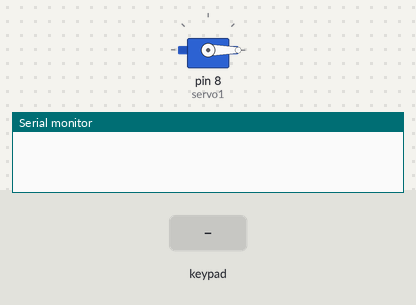
Bench run of a sketch on a simulated Arduino Uno, built with avr-gcc and run on an emulated ATmega328P. Shown: servo, the last lines printed to the serial monitor. The inputs (shaded band) are chosen by the test bench.

Above: at 1.2 s.
1.3 s: key 'A' pressed
At 2.1 s:
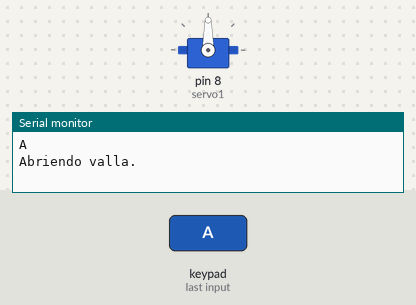
2.8 s: keypad keys 1 2 pressed 0.4 s apart
6.6 s: key 'B' pressed
8.1 s: keypad keys 1 2 # pressed 0.4 s apart
10.8 s: key 'C' pressed
12.3 s: keypad keys 1 2 * pressed 0.4 s apart
Timing chart, 0 to 15.3 s (numbered marks = the images above; inputs shaded):
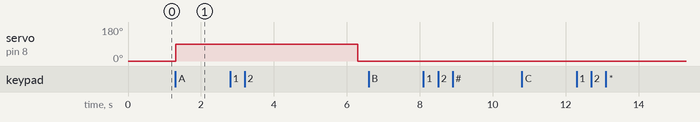

The sketch:

_2.2BotonCerrarValla.ino
```cpp
#include <Keypad.h>
#include <Servo.h>

Servo servo1;

const byte nfilas = 4;
const byte ncolumnas = 4;
char teclas[nfilas][ncolumnas] = {
  {'1', '2', '3', 'A'},
  {'4', '5', '6', 'B'},
  {'7', '8', '9', 'C'},
  {'*', '0', '#', 'D'}
};

byte pfilas[nfilas] = {2, 3, 4, 5}; // Filas
byte pcolumnas[ncolumnas] = {A0, A1, A2, A3}; //Columnas
Keypad teclado = Keypad( makeKeymap(teclas), pfilas, pcolumnas, nfilas, ncolumnas );

bool barreraAbierta = false;
const int abierto = 90;
const int cerrado = 0;

double inicioCuentaTiempo;

// the setup routine runs once when you press reset:
void setup() {
  Serial.begin(9600);
  servo1.attach(8);
  servo1.write(cerrado);
}

void loop() {
  char tecla = teclado.getKey();
  if (tecla != '\0') {
    Serial.print(tecla);
    Serial.print("\n");
    if (tecla == 'A' && !barreraAbierta) {
      barreraAbierta = true;
      inicioCuentaTiempo = millis();
      Serial.print("Abriendo valla.\n");
      servo1.write(abierto);
    } else if (tecla == 'C' && barreraAbierta) {
      barreraAbierta = false;
      servo1.write(cerrado);
      Serial.print("Cerrando valla.\n");
    }
  }
  if ( millis() - inicioCuentaTiempo >= 5000 && barreraAbierta) {
    barreraAbierta = false;
    servo1.write(cerrado);
    Serial.print("Cerrando valla.\n");
  }
}
```

Measured:
- after the input at 1.3 s, servo on pin 8 (servo1): 0° → 90° at once
